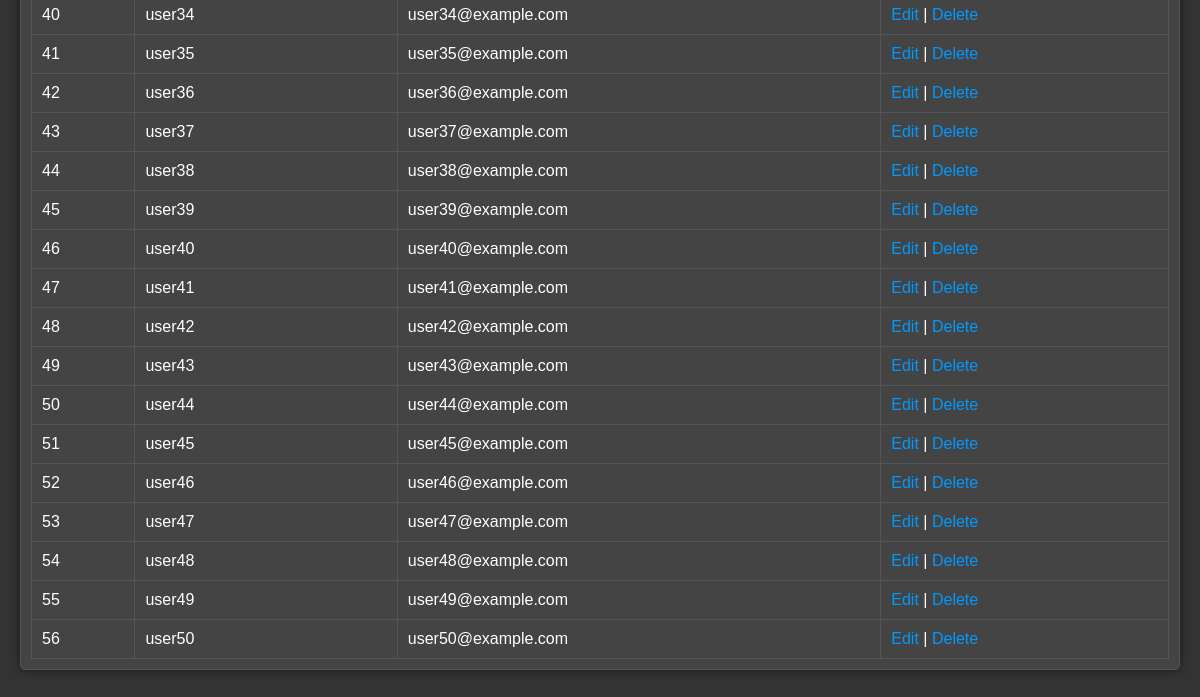
The app's page /admin/admin_users.php (signed in, lower part), older data.
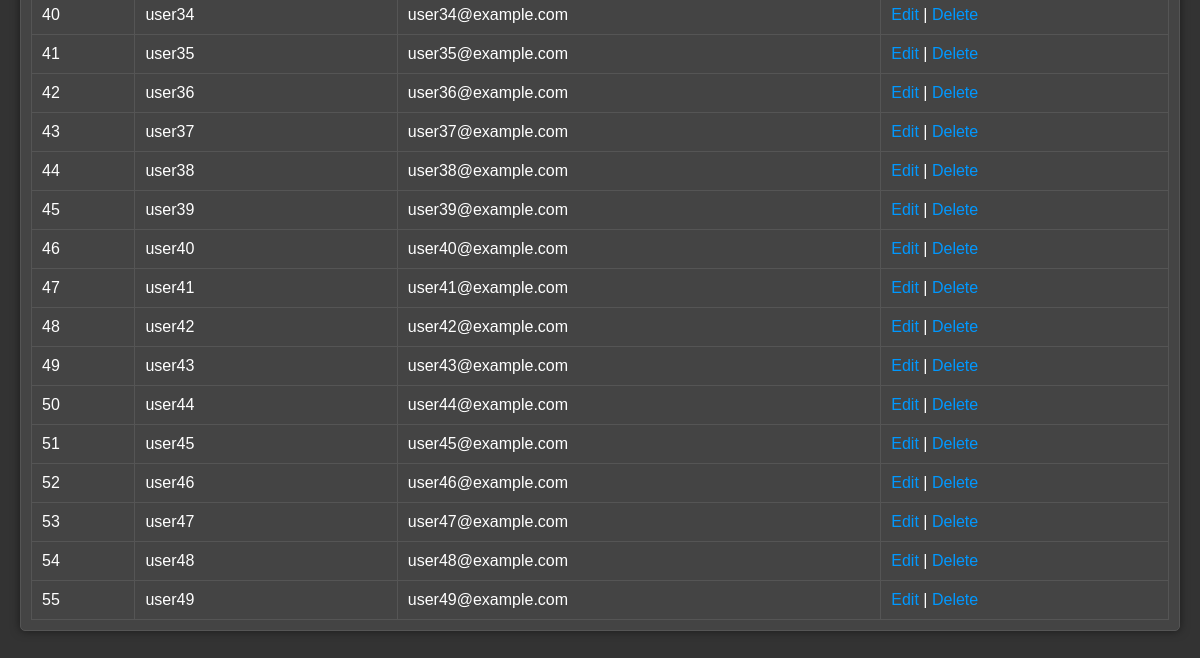
The same page, newer data.
### tables this page shows
CREATE TABLE `users` (
  `user_id` int(11) NOT NULL,
  `username` varchar(50) NOT NULL,
  `password` varchar(255) DEFAULT NULL,
  `email` varchar(100) NOT NULL,
  `user_type` varchar(10) DEFAULT NULL,
  `created_at` timestamp NOT NULL DEFAULT CURRENT_TIMESTAMP
);

### admin/admin_users.php (the view, shortened to what this page needs)
<?php
include '../config/db_connect.php';
$users = $conn->query("SELECT * FROM Users WHERE user_type = 'User' ORDER BY user_id ASC");
?>
<!DOCTYPE html>
<html lang="en">
<head>
    <link rel="stylesheet" href="../assets/css/style2.css">
</head>
<body>
    <div class="container">
        <div class="section">
            <table>
                <?php while ($user = $users->fetch_assoc()): ?>
                <tr>
                    <td><?php echo $user['user_id']; ?></td>
                    <td><?php echo $user['username']; ?></td>
                    <td><?php echo $user['email']; ?></td>
                    <td>
                        <a href="edit_user.php?id=<?php echo $user['user_id']; ?>">Edit</a> |
                        <a href="delete_user.php?id=<?php echo $user['user_id']; ?>" onclick="return confirm('Are you sure?')">Delete</a>
                    </td>
                </tr>
                <?php endwhile; ?>
            </table>
        </div>
    </div>
</body>
</html>

Row changes from the older to the newer data that the page shows:
removed users: user_id "56", username "user50", email "user50@example.com"
